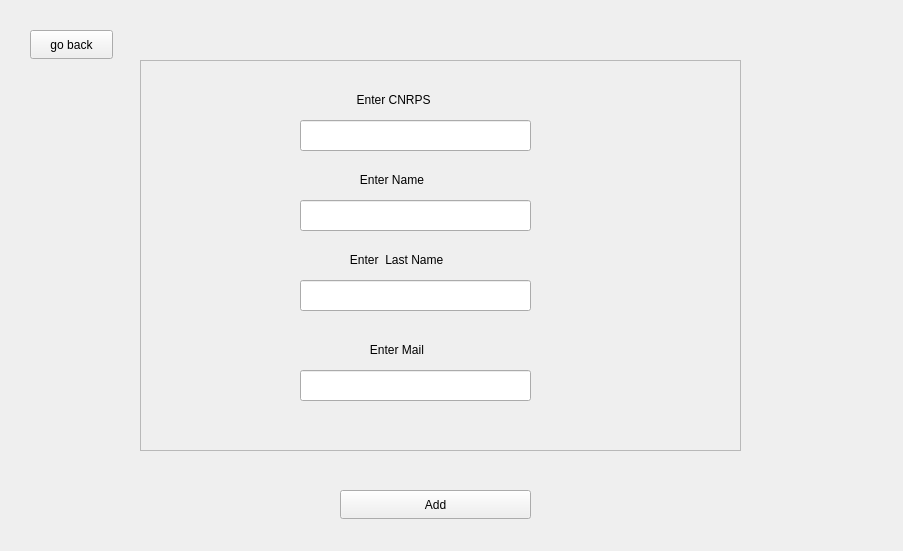
<?xml version="1.0" encoding="UTF-8"?>
<ui version="4.0">
 <class>enseignant</class>
 <widget class="QWidget" name="enseignant">
  <property name="geometry">
   <rect>
    <x>0</x>
    <y>0</y>
    <width>903</width>
    <height>551</height>
   </rect>
  </property>
  <property name="windowTitle">
   <string>Form</string>
  </property>
  <widget class="QStackedWidget" name="stackedWidget">
   <property name="geometry">
    <rect>
     <x>10</x>
     <y>0</y>
     <width>881</width>
     <height>581</height>
    </rect>
   </property>
   <property name="currentIndex">
    <number>1</number>
   </property>
   <widget class="QWidget" name="professor_menu">
    <widget class="QPushButton" name="menu">
     <property name="geometry">
      <rect>
       <x>380</x>
       <y>490</y>
       <width>121</width>
       <height>29</height>
      </rect>
     </property>
     <property name="text">
      <string>Main Menu</string>
     </property>
    </widget>
    <widget class="QPushButton" name="update">
     <property name="geometry">
      <rect>
       <x>320</x>
       <y>240</y>
       <width>251</width>
       <height>51</height>
      </rect>
     </property>
     <property name="text">
      <string>Update Professor</string>
     </property>
    </widget>
    <widget class="QLabel" name="label_2">
     <property name="geometry">
      <rect>
       <x>90</x>
       <y>40</y>
       <width>671</width>
       <height>101</height>
      </rect>
     </property>
     <property name="styleSheet">
      <string notr="true">font: 700 22pt &quot;Segoe UI&quot;;
color: rgb(170, 0, 0);</string>
     </property>
     <property name="text">
      <string>                  Professor Managment </string>
     </property>
    </widget>
    <widget class="QPushButton" name="show">
     <property name="geometry">
      <rect>
       <x>320</x>
       <y>400</y>
       <width>251</width>
       <height>51</height>
      </rect>
     </property>
     <property name="text">
      <string>Show Professors</string>
     </property>
    </widget>
    <widget class="QPushButton" name="deleteS">
     <property name="geometry">
      <rect>
       <x>320</x>
       <y>320</y>
       <width>251</width>
       <height>51</height>
      </rect>
     </property>
     <property name="text">
      <string>Delete Professor</string>
     </property>
    </widget>
    <widget class="QPushButton" name="Adder">
     <property name="geometry">
      <rect>
       <x>320</x>
       <y>160</y>
       <width>251</width>
       <height>51</height>
      </rect>
     </property>
     <property name="text">
      <string>Add Professor</string>
     </property>
    </widget>
   </widget>
   <widget class="QWidget" name="add_Professor">
    <widget class="QPushButton" name="pushButton">
     <property name="geometry">
      <rect>
       <x>330</x>
       <y>490</y>
       <width>191</width>
       <height>29</height>
      </rect>
     </property>
     <property name="text">
      <string>Add</string>
     </property>
    </widget>
    <widget class="QFrame" name="frame">
     <property name="geometry">
      <rect>
       <x>130</x>
       <y>60</y>
       <width>601</width>
       <height>391</height>
      </rect>
     </property>
     <property name="frameShape">
      <enum>QFrame::StyledPanel</enum>
     </property>
     <property name="frameShadow">
      <enum>QFrame::Raised</enum>
     </property>
     <widget class="QLineEdit" name="CNRPS">
      <property name="geometry">
       <rect>
        <x>160</x>
        <y>60</y>
        <width>231</width>
        <height>31</height>
       </rect>
      </property>
     </widget>
     <widget class="QLabel" name="label_numinsc">
      <property name="geometry">
       <rect>
        <x>200</x>
        <y>30</y>
        <width>131</width>
        <height>20</height>
       </rect>
      </property>
      <property name="text">
       <string>     Enter CNRPS</string>
      </property>
     </widget>
     <widget class="QLineEdit" name="Name">
      <property name="geometry">
       <rect>
        <x>160</x>
        <y>140</y>
        <width>231</width>
        <height>31</height>
       </rect>
      </property>
     </widget>
     <widget class="QLabel" name="label_2_Name">
      <property name="geometry">
       <rect>
        <x>200</x>
        <y>110</y>
        <width>131</width>
        <height>20</height>
       </rect>
      </property>
      <property name="text">
       <string>      Enter Name</string>
      </property>
     </widget>
     <widget class="QLineEdit" name="LastName">
      <property name="geometry">
       <rect>
        <x>160</x>
        <y>220</y>
        <width>231</width>
        <height>31</height>
       </rect>
      </property>
      <property name="text">
       <string/>
      </property>
     </widget>
     <widget class="QLabel" name="label_3">
      <property name="geometry">
       <rect>
        <x>200</x>
        <y>190</y>
        <width>131</width>
        <height>20</height>
       </rect>
      </property>
      <property name="text">
       <string>   Enter  Last Name</string>
      </property>
     </widget>
     <widget class="QLineEdit" name="Mail">
      <property name="geometry">
       <rect>
        <x>160</x>
        <y>310</y>
        <width>231</width>
        <height>31</height>
       </rect>
      </property>
     </widget>
     <widget class="QLabel" name="label_4_Mail">
      <property name="geometry">
       <rect>
        <x>200</x>
        <y>280</y>
        <width>131</width>
        <height>20</height>
       </rect>
      </property>
      <property name="text">
       <string>         Enter Mail</string>
      </property>
     </widget>
    </widget>
    <widget class="QPushButton" name="pushButton_3">
     <property name="geometry">
      <rect>
       <x>20</x>
       <y>30</y>
       <width>83</width>
       <height>29</height>
      </rect>
     </property>
     <property name="text">
      <string>go back</string>
     </property>
    </widget>
   </widget>
   <widget class="QWidget" name="show_professor">
    <widget class="QLineEdit" name="searchField">
     <property name="geometry">
      <rect>
       <x>10</x>
       <y>80</y>
       <width>191</width>
       <height>28</height>
      </rect>
     </property>
    </widget>
    <widget class="QLabel" name="label_4">
     <property name="geometry">
      <rect>
       <x>30</x>
       <y>50</y>
       <width>141</width>
       <height>21</height>
      </rect>
     </property>
     <property name="text">
      <string>Search For Student</string>
     </property>
    </widget>
    <widget class="QLabel" name="label">
     <property name="geometry">
      <rect>
       <x>130</x>
       <y>-20</y>
       <width>511</width>
       <height>101</height>
      </rect>
     </property>
     <property name="styleSheet">
      <string notr="true">font: 700 22pt &quot;Segoe UI&quot;;</string>
     </property>
     <property name="text">
      <string>                Liste of Students </string>
     </property>
    </widget>
    <widget class="QTableView" name="ens_table">
     <property name="geometry">
      <rect>
       <x>0</x>
       <y>120</y>
       <width>891</width>
       <height>381</height>
      </rect>
     </property>
     <attribute name="horizontalHeaderVisible">
      <bool>true</bool>
     </attribute>
     <attribute name="verticalHeaderVisible">
      <bool>false</bool>
     </attribute>
    </widget>
    <widget class="QPushButton" name="search">
     <property name="geometry">
      <rect>
       <x>220</x>
       <y>80</y>
       <width>83</width>
       <height>29</height>
      </rect>
     </property>
     <property name="text">
      <string>Search</string>
     </property>
    </widget>
    <widget class="QPushButton" name="Goback">
     <property name="geometry">
      <rect>
       <x>332</x>
       <y>510</y>
       <width>161</width>
       <height>29</height>
      </rect>
     </property>
     <property name="text">
      <string>Go Back</string>
     </property>
    </widget>
   </widget>
   <widget class="QWidget" name="update_professor">
    <widget class="QPushButton" name="updateL">
     <property name="geometry">
      <rect>
       <x>790</x>
       <y>310</y>
       <width>83</width>
       <height>29</height>
      </rect>
     </property>
     <property name="text">
      <string>update</string>
     </property>
    </widget>
    <widget class="QLineEdit" name="CNRPS_up">
     <property name="geometry">
      <rect>
       <x>400</x>
       <y>80</y>
       <width>221</width>
       <height>28</height>
      </rect>
     </property>
    </widget>
    <widget class="QLabel" name="NewMail">
     <property name="geometry">
      <rect>
       <x>510</x>
       <y>350</y>
       <width>251</width>
       <height>20</height>
      </rect>
     </property>
     <property name="text">
      <string>Enter new Mail :</string>
     </property>
    </widget>
    <widget class="QPushButton" name="updateN">
     <property name="geometry">
      <rect>
       <x>790</x>
       <y>240</y>
       <width>83</width>
       <height>29</height>
      </rect>
     </property>
     <property name="text">
      <string>update</string>
     </property>
    </widget>
    <widget class="QLabel" name="label_5">
     <property name="geometry">
      <rect>
       <x>400</x>
       <y>50</y>
       <width>231</width>
       <height>20</height>
      </rect>
     </property>
     <property name="text">
      <string>Enter the CNRPS of the professor </string>
     </property>
    </widget>
    <widget class="QPushButton" name="Name_B">
     <property name="geometry">
      <rect>
       <x>270</x>
       <y>240</y>
       <width>161</width>
       <height>29</height>
      </rect>
     </property>
     <property name="text">
      <string>Name</string>
     </property>
    </widget>
    <widget class="QPushButton" name="updateM">
     <property name="geometry">
      <rect>
       <x>790</x>
       <y>380</y>
       <width>83</width>
       <height>29</height>
      </rect>
     </property>
     <property name="text">
      <string>update</string>
     </property>
    </widget>
    <widget class="QPushButton" name="search_U">
     <property name="geometry">
      <rect>
       <x>460</x>
       <y>120</y>
       <width>101</width>
       <height>31</height>
      </rect>
     </property>
     <property name="text">
      <string>search</string>
     </property>
    </widget>
    <widget class="QLineEdit" name="LName_P">
     <property name="geometry">
      <rect>
       <x>510</x>
       <y>310</y>
       <width>221</width>
       <height>28</height>
      </rect>
     </property>
    </widget>
    <widget class="QPushButton" name="LName_B">
     <property name="geometry">
      <rect>
       <x>270</x>
       <y>310</y>
       <width>161</width>
       <height>29</height>
      </rect>
     </property>
     <property name="text">
      <string>Last Name</string>
     </property>
    </widget>
    <widget class="QLabel" name="newLName">
     <property name="geometry">
      <rect>
       <x>510</x>
       <y>280</y>
       <width>251</width>
       <height>20</height>
      </rect>
     </property>
     <property name="text">
      <string>Enter new Last Name :</string>
     </property>
    </widget>
    <widget class="QLabel" name="newName">
     <property name="geometry">
      <rect>
       <x>520</x>
       <y>210</y>
       <width>251</width>
       <height>20</height>
      </rect>
     </property>
     <property name="text">
      <string>enter new Name:</string>
     </property>
    </widget>
    <widget class="QLineEdit" name="Name_P">
     <property name="geometry">
      <rect>
       <x>510</x>
       <y>240</y>
       <width>221</width>
       <height>28</height>
      </rect>
     </property>
    </widget>
    <widget class="QPushButton" name="Mail_B">
     <property name="geometry">
      <rect>
       <x>270</x>
       <y>380</y>
       <width>161</width>
       <height>29</height>
      </rect>
     </property>
     <property name="text">
      <string>Mail</string>
     </property>
    </widget>
    <widget class="QLineEdit" name="Mail_P">
     <property name="geometry">
      <rect>
       <x>510</x>
       <y>380</y>
       <width>221</width>
       <height>28</height>
      </rect>
     </property>
    </widget>
    <widget class="QTableView" name="table_update">
     <property name="geometry">
      <rect>
       <x>-10</x>
       <y>0</y>
       <width>261</width>
       <height>551</height>
      </rect>
     </property>
    </widget>
    <widget class="QLabel" name="notificationLabel">
     <property name="geometry">
      <rect>
       <x>380</x>
       <y>170</y>
       <width>261</width>
       <height>20</height>
      </rect>
     </property>
     <property name="text">
      <string/>
     </property>
    </widget>
    <widget class="QPushButton" name="GoB">
     <property name="geometry">
      <rect>
       <x>470</x>
       <y>430</y>
       <width>101</width>
       <height>31</height>
      </rect>
     </property>
     <property name="text">
      <string>Go back</string>
     </property>
    </widget>
   </widget>
   <widget class="QWidget" name="delete_professor">
    <widget class="QLineEdit" name="prenom">
     <property name="geometry">
      <rect>
       <x>590</x>
       <y>280</y>
       <width>181</width>
       <height>28</height>
      </rect>
     </property>
    </widget>
    <widget class="QLineEdit" name="nom">
     <property name="geometry">
      <rect>
       <x>590</x>
       <y>220</y>
       <width>181</width>
       <height>28</height>
      </rect>
     </property>
    </widget>
    <widget class="QPushButton" name="pushButton_2">
     <property name="geometry">
      <rect>
       <x>600</x>
       <y>400</y>
       <width>151</width>
       <height>31</height>
      </rect>
     </property>
     <property name="styleSheet">
      <string notr="true">QPushbotton{ }
background-color: qlineargradient(spread:pad, x1:0, y1:0, x2:1, y2:1, stop:0 rgba(170, 0, 0, 255), stop:1 rgba(255, 255, 255, 255));</string>
     </property>
     <property name="text">
      <string>DELETE</string>
     </property>
    </widget>
    <widget class="QLineEdit" name="mail">
     <property name="geometry">
      <rect>
       <x>590</x>
       <y>340</y>
       <width>181</width>
       <height>28</height>
      </rect>
     </property>
    </widget>
    <widget class="QTableView" name="table_del">
     <property name="geometry">
      <rect>
       <x>0</x>
       <y>0</y>
       <width>471</width>
       <height>551</height>
      </rect>
     </property>
     <attribute name="verticalHeaderVisible">
      <bool>false</bool>
     </attribute>
    </widget>
    <widget class="QLineEdit" name="CNRPS_del">
     <property name="geometry">
      <rect>
       <x>590</x>
       <y>160</y>
       <width>181</width>
       <height>28</height>
      </rect>
     </property>
    </widget>
    <widget class="QPushButton" name="go_b_del">
     <property name="geometry">
      <rect>
       <x>470</x>
       <y>0</y>
       <width>83</width>
       <height>29</height>
      </rect>
     </property>
     <property name="text">
      <string>Go back</string>
     </property>
    </widget>
   </widget>
  </widget>
 </widget>
 <resources/>
 <connections/>
</ui>
